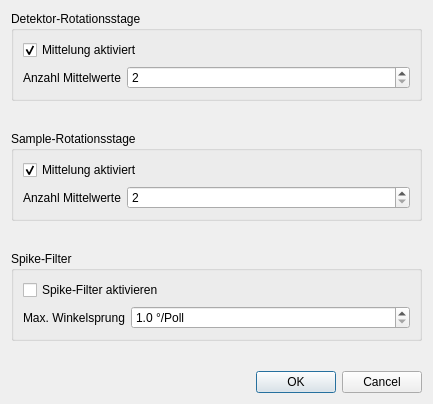
<?xml version="1.0" encoding="UTF-8"?>
<ui version="4.0">
 <class>Dialog</class>
 <widget class="QDialog" name="Dialog">
  <property name="geometry">
   <rect>
    <x>0</x>
    <y>0</y>
    <width>433</width>
    <height>356</height>
   </rect>
  </property>
  <property name="sizePolicy">
   <sizepolicy hsizetype="Preferred" vsizetype="Minimum">
    <horstretch>0</horstretch>
    <verstretch>0</verstretch>
   </sizepolicy>
  </property>
  <property name="windowTitle">
   <string>Dialog</string>
  </property>
  <layout class="QVBoxLayout" name="verticalLayout" stretch="1,1,1,0">
   <property name="spacing">
    <number>30</number>
   </property>
   <item>
    <widget class="QGroupBox" name="detRot_box">
     <property name="title">
      <string>Detektor-Rotationsstage</string>
     </property>
     <layout class="QFormLayout" name="formLayout">
      <item row="1" column="0">
       <widget class="QLabel" name="label">
        <property name="text">
         <string>Anzahl Mittelwerte</string>
        </property>
       </widget>
      </item>
      <item row="1" column="1">
       <widget class="QSpinBox" name="det_averages">
        <property name="sizePolicy">
         <sizepolicy hsizetype="Expanding" vsizetype="Fixed">
          <horstretch>0</horstretch>
          <verstretch>0</verstretch>
         </sizepolicy>
        </property>
        <property name="minimum">
         <number>2</number>
        </property>
        <property name="stepType">
         <enum>QAbstractSpinBox::StepType::AdaptiveDecimalStepType</enum>
        </property>
        <property name="value">
         <number>2</number>
        </property>
       </widget>
      </item>
      <item row="0" column="0" colspan="2">
       <widget class="QCheckBox" name="det_averageOn">
        <property name="text">
         <string>Mittelung aktiviert</string>
        </property>
        <property name="checked">
         <bool>true</bool>
        </property>
       </widget>
      </item>
     </layout>
    </widget>
   </item>
   <item>
    <widget class="QGroupBox" name="sampRot_box">
     <property name="title">
      <string>Sample-Rotationsstage</string>
     </property>
     <layout class="QFormLayout" name="formLayout_2">
      <item row="1" column="0">
       <widget class="QLabel" name="label_2">
        <property name="text">
         <string>Anzahl Mittelwerte</string>
        </property>
       </widget>
      </item>
      <item row="1" column="1">
       <widget class="QSpinBox" name="samp_averages">
        <property name="sizePolicy">
         <sizepolicy hsizetype="Expanding" vsizetype="Fixed">
          <horstretch>0</horstretch>
          <verstretch>0</verstretch>
         </sizepolicy>
        </property>
        <property name="minimum">
         <number>2</number>
        </property>
       </widget>
      </item>
      <item row="0" column="0" colspan="2">
       <widget class="QCheckBox" name="samp_averageOn">
        <property name="text">
         <string>Mittelung aktiviert</string>
        </property>
        <property name="checked">
         <bool>true</bool>
        </property>
       </widget>
      </item>
     </layout>
    </widget>
   </item>
   <item>
    <widget class="QGroupBox" name="gbSpikeFilter">
     <property name="title">
      <string>Spike-Filter</string>
     </property>
     <layout class="QFormLayout" name="formSpikeFilter">
      <item row="0" column="0" colspan="2">
       <widget class="QCheckBox" name="spikeEnabled">
        <property name="text">
         <string>Spike-Filter aktivieren</string>
        </property>
       </widget>
      </item>
      <item row="1" column="0">
       <widget class="QLabel" name="lblSpikeMaxDelta">
        <property name="text">
         <string>Max. Winkelsprung</string>
        </property>
       </widget>
      </item>
      <item row="1" column="1">
       <widget class="QDoubleSpinBox" name="spikeMaxDelta">
        <property name="toolTip">
         <string>Maximale erlaubte Winkeländerung pro Abtastung (100 ms). Messungen mit größerer Änderung werden verworfen.</string>
        </property>
        <property name="suffix">
         <string> °/Poll</string>
        </property>
        <property name="minimum">
         <double>1.000000000000000</double>
        </property>
        <property name="maximum">
         <double>180.000000000000000</double>
        </property>
        <property name="singleStep">
         <double>1.000000000000000</double>
        </property>
        <property name="decimals">
         <number>1</number>
        </property>
       </widget>
      </item>
     </layout>
    </widget>
   </item>
   <item>
    <widget class="QDialogButtonBox" name="buttonBox">
     <property name="orientation">
      <enum>Qt::Orientation::Horizontal</enum>
     </property>
     <property name="standardButtons">
      <set>QDialogButtonBox::StandardButton::Cancel|QDialogButtonBox::StandardButton::Ok</set>
     </property>
    </widget>
   </item>
  </layout>
 </widget>
 <resources/>
 <connections>
  <connection>
   <sender>buttonBox</sender>
   <signal>accepted()</signal>
   <receiver>Dialog</receiver>
   <slot>accept()</slot>
   <hints>
    <hint type="sourcelabel">
     <x>248</x>
     <y>254</y>
    </hint>
    <hint type="destinationlabel">
     <x>157</x>
     <y>274</y>
    </hint>
   </hints>
  </connection>
  <connection>
   <sender>buttonBox</sender>
   <signal>rejected()</signal>
   <receiver>Dialog</receiver>
   <slot>reject()</slot>
   <hints>
    <hint type="sourcelabel">
     <x>316</x>
     <y>260</y>
    </hint>
    <hint type="destinationlabel">
     <x>286</x>
     <y>274</y>
    </hint>
   </hints>
  </connection>
 </connections>
</ui>
